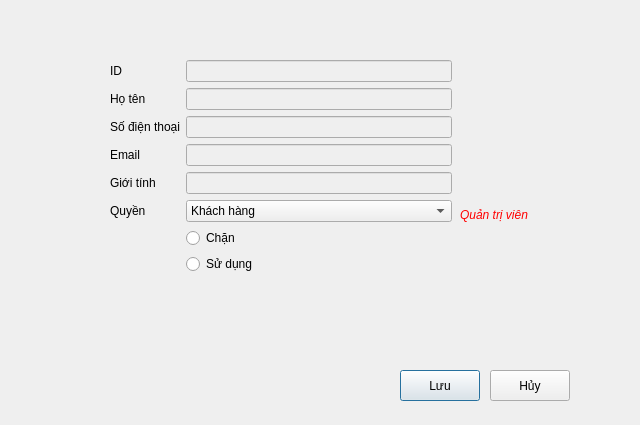
<?xml version="1.0" encoding="UTF-8"?>
<ui version="4.0">
 <class>userdetail</class>
 <widget class="QDialog" name="userdetail">
  <property name="geometry">
   <rect>
    <x>0</x>
    <y>0</y>
    <width>640</width>
    <height>425</height>
   </rect>
  </property>
  <property name="windowTitle">
   <string>Dialog</string>
  </property>
  <widget class="QWidget" name="formLayoutWidget">
   <property name="geometry">
    <rect>
     <x>110</x>
     <y>60</y>
     <width>342</width>
     <height>279</height>
    </rect>
   </property>
   <layout class="QFormLayout" name="formLayout">
    <item row="0" column="0">
     <widget class="QLabel" name="iDLabel">
      <property name="text">
       <string>ID</string>
      </property>
     </widget>
    </item>
    <item row="0" column="1">
     <widget class="QLineEdit" name="username">
      <property name="enabled">
       <bool>false</bool>
      </property>
     </widget>
    </item>
    <item row="1" column="0">
     <widget class="QLabel" name="namelable">
      <property name="text">
       <string>Họ tên</string>
      </property>
     </widget>
    </item>
    <item row="1" column="1">
     <widget class="QLineEdit" name="name">
      <property name="enabled">
       <bool>false</bool>
      </property>
     </widget>
    </item>
    <item row="2" column="0">
     <widget class="QLabel" name="phoneLabel">
      <property name="text">
       <string>Số điện thoại</string>
      </property>
     </widget>
    </item>
    <item row="2" column="1">
     <widget class="QLineEdit" name="phonenumber">
      <property name="enabled">
       <bool>false</bool>
      </property>
     </widget>
    </item>
    <item row="3" column="0">
     <widget class="QLabel" name="emailLabel">
      <property name="text">
       <string>Email</string>
      </property>
     </widget>
    </item>
    <item row="3" column="1">
     <widget class="QLineEdit" name="email">
      <property name="enabled">
       <bool>false</bool>
      </property>
     </widget>
    </item>
    <item row="11" column="0">
     <widget class="QLabel" name="genderLabel">
      <property name="text">
       <string/>
      </property>
     </widget>
    </item>
    <item row="4" column="1">
     <widget class="QLineEdit" name="gender">
      <property name="enabled">
       <bool>false</bool>
      </property>
     </widget>
    </item>
    <item row="4" column="0">
     <widget class="QLabel" name="giITNhLabel">
      <property name="text">
       <string>Giới tính</string>
      </property>
     </widget>
    </item>
    <item row="5" column="1">
     <widget class="QComboBox" name="rights">
      <item>
       <property name="text">
        <string>Khách hàng</string>
       </property>
      </item>
      <item>
       <property name="text">
        <string>Chuyên viên quản lý thông tin sản phẩm</string>
       </property>
      </item>
      <item>
       <property name="text">
        <string>Chuyên viên quản lý lịch sử bán hàng</string>
       </property>
      </item>
     </widget>
    </item>
    <item row="5" column="0">
     <widget class="QLabel" name="quyNLabel">
      <property name="text">
       <string>Quyền</string>
      </property>
     </widget>
    </item>
    <item row="7" column="1">
     <widget class="QRadioButton" name="stt1">
      <property name="text">
       <string>Sử dụng</string>
      </property>
     </widget>
    </item>
    <item row="6" column="1">
     <widget class="QRadioButton" name="stt0">
      <property name="text">
       <string>Chặn</string>
      </property>
     </widget>
    </item>
   </layout>
  </widget>
  <widget class="QPushButton" name="pushButton">
   <property name="geometry">
    <rect>
     <x>400</x>
     <y>370</y>
     <width>80</width>
     <height>31</height>
    </rect>
   </property>
   <property name="text">
    <string>Lưu</string>
   </property>
  </widget>
  <widget class="QPushButton" name="pushButton_2">
   <property name="geometry">
    <rect>
     <x>490</x>
     <y>370</y>
     <width>80</width>
     <height>31</height>
    </rect>
   </property>
   <property name="text">
    <string>Hủy</string>
   </property>
  </widget>
  <widget class="QLabel" name="admin">
   <property name="geometry">
    <rect>
     <x>460</x>
     <y>200</y>
     <width>151</width>
     <height>31</height>
    </rect>
   </property>
   <property name="styleSheet">
    <string notr="true">color: rgb(255, 0, 0);</string>
   </property>
   <property name="text">
    <string>&lt;html&gt;&lt;head/&gt;&lt;body&gt;&lt;p&gt;&lt;span style=&quot; font-size:9pt; font-style:italic;&quot;&gt;Quản trị viên&lt;/span&gt;&lt;/p&gt;&lt;/body&gt;&lt;/html&gt;</string>
   </property>
  </widget>
 </widget>
 <resources/>
 <connections/>
</ui>
